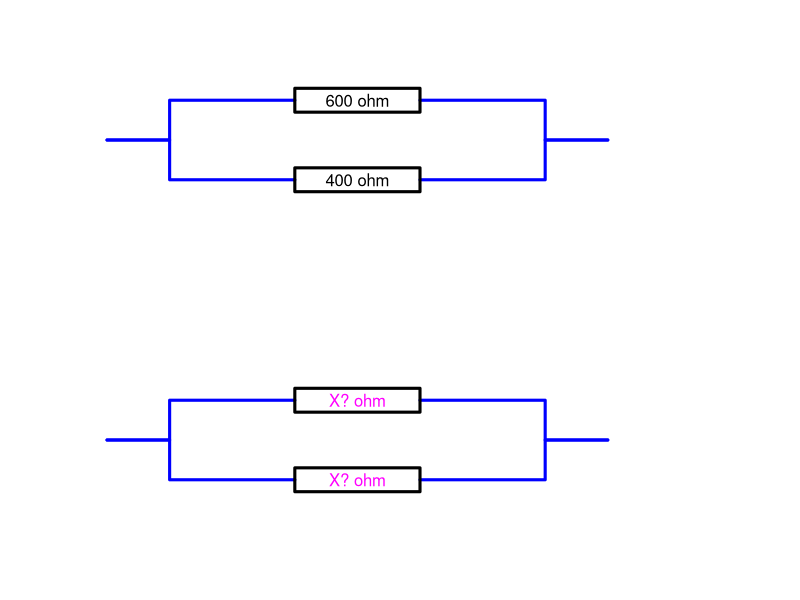

The R source for this figure:
print('file: MVCCexerciseResistor.R')
print('EXERCISE: replace parallel resistors by 2 resistors with equal resistence')
xp = c(0,1,1,3,3,5,5,3,3,5,5,7,7,8)
yp = c(0,0,1,1,1.3,1.3,0.7,0.7,1.3,1.3,1,1,0,0)
x1 = c(0,1,1,3);
y1 = c(0,0,1,1)
xr = c(3,3,5,5,3,3,5,5)
yr = c(1,1.3,1.3,0.7,0.7,1.3,1.3,1)
x2 = c(5,7,7,8)
y2 = c(1,1,0,0)
# png('HarmonicMeanResistors220222.png',width=16,height=12,units='cm',res=300)
par(mfrow=c(2,1))
plot(x1,y1,type='l',lwd=3,col='blue',xlab='',ylab='',las=1,cex=0.4,
     bty='n',xaxt='n',yaxt='n',xlim=c(0,10),ylim=c(-1,1)*1.35)
lines(x1,-y1,lwd=3,col='blue')
lines(x2,y2,lwd=3,col='blue')
lines(x2,-y2,lwd=3,col='blue')
lines(xr,yr,lwd=3,col='black')
lines(xr,-yr,lwd=3,col='black')
text(4,1,'600 ohm',col='black')
text(4,-1,'400 ohm',col='black')
plot(x1,y1,type='l',lwd=3,col='blue',xlab='',ylab='',las=1,cex=0.4,
     bty='n',xaxt='n',yaxt='n',xlim=c(0,10),ylim=c(-1,1)*1.35)
lines(x1,-y1,lwd=3,col='blue')
lines(x2,y2,lwd=3,col='blue')
lines(x2,-y2,lwd=3,col='blue')
lines(xr,yr,lwd=3,col='black')
lines(xr,-yr,lwd=3,col='black')
text(4,1,'X? ohm',col='magenta')
text(4,-1,'X? ohm',col='magenta')
# dev.off()